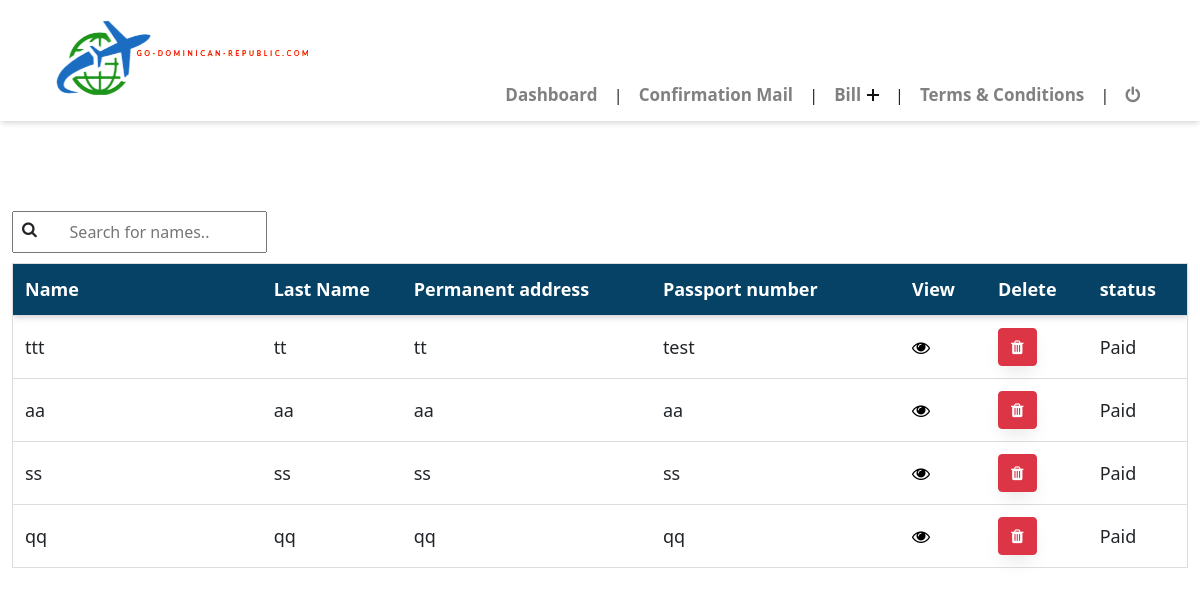
Before: /dashboard.php with the older database file.
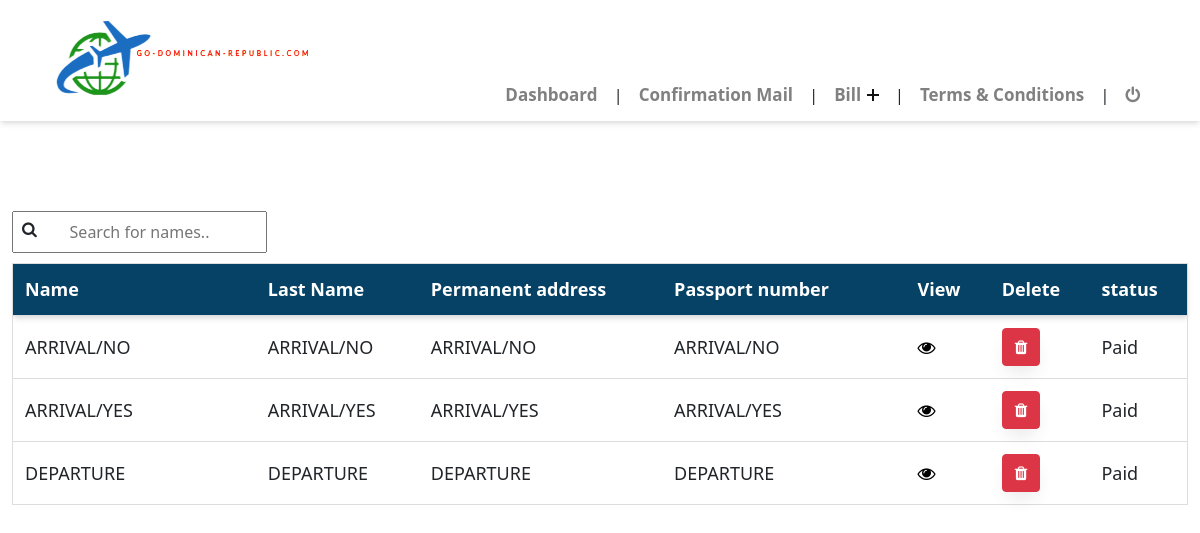
After: the same page with the newer database file.
### tables this page shows
CREATE TABLE IF NOT EXISTS `passager` (
  `id` int(11) NOT NULL AUTO_INCREMENT,
  `noms` varchar(255) DEFAULT NULL,
  `nom_famille` varchar(255) DEFAULT NULL,
  `date_naissance` varchar(255) DEFAULT NULL,
  `genre` varchar(255) DEFAULT NULL,
  `pays_naissance` varchar(255) DEFAULT NULL,
  `pays_nationnalite` varchar(255) DEFAULT NULL,
  `numero_passport` varchar(255) DEFAULT NULL,
  `accept_sejour_hotel` varchar(255) DEFAULT NULL,
  `email` varchar(255) DEFAULT NULL,
  `numero` varchar(255) DEFAULT NULL,
  `stay_hotel` varchar(255) DEFAULT NULL,
  `province` varchar(255) DEFAULT NULL,
  `municipality` varchar(255) DEFAULT NULL,
  `section` varchar(255) DEFAULT NULL,
  `hotel_name` varchar(255) DEFAULT NULL,
  `travel_purpose` varchar(255) DEFAULT NULL,
  `days_staying` varchar(255) DEFAULT NULL,
  `origin_port` varchar(255) DEFAULT NULL,
  `disembarkation_port` varchar(255) DEFAULT NULL,
  `transportation_company` varchar(255) DEFAULT NULL,
  `flight_number` varchar(255) DEFAULT NULL,
  `name_board_port` varchar(255) DEFAULT NULL,
  `flight_date` varchar(255) DEFAULT NULL,
  `accept_condition_generale` varchar(255) DEFAULT NULL,
  `demande_immediat` varchar(255) DEFAULT NULL,
  `profession_id` int(10) UNSIGNED DEFAULT NULL,
  `civilite_id` int(11) DEFAULT NULL,
  `information_adresse_id` int(11) DEFAULT NULL,
  `flight_number_yes` varchar(255) DEFAULT NULL,
  `flight_date_yes` varchar(255) DEFAULT NULL,
  `boarding_port_yes` varchar(255) DEFAULT NULL,
  `flight_number_yes_2` varchar(255) DEFAULT NULL,
  `flight_date_yes_2` varchar(255) DEFAULT NULL,
  `disembarkation_port_yes` varchar(255) DEFAULT NULL,
  `transportation_company_yes` varchar(255) DEFAULT NULL,
  `travel_purpose_yes` varchar(255) DEFAULT NULL,
  `days_staying_yes` varchar(255) DEFAULT NULL,
  `boarding_port_departure` varchar(255) DEFAULT NULL,
  `flight_number_departure` varchar(255) DEFAULT NULL,
  `flight_date_departure` varchar(255) DEFAULT NULL,
  `disemarkation_port_departure` varchar(255) DEFAULT NULL,
  `transportation_company_departure` varchar(255) DEFAULT NULL,
  `travel_purpose_departure` varchar(255) DEFAULT NULL,
  `days_staying_departure` varchar(255) DEFAULT NULL,
  PRIMARY KEY (`id`),
  UNIQUE KEY `id_UNIQUE` (`id`),
  KEY `fk_passager_profession1_idx` (`profession_id`),
  KEY `fk_passager_civilite1_idx` (`civilite_id`),
  KEY `fk_passager_information_adresse1_idx` (`information_adresse_id`)
);

CREATE TABLE IF NOT EXISTS `information_adresse` (
  `id` int(11) NOT NULL AUTO_INCREMENT,
  `adresse_permanent` varchar(255) NOT NULL,
  `ville` varchar(255) NOT NULL,
  `etat` varchar(255) NOT NULL,
  `code_postal` varchar(255) NOT NULL,
  `type_voyage` varchar(255) DEFAULT NULL,
  `is_arret_frequent` varchar(255) NOT NULL,
  PRIMARY KEY (`id`),
  UNIQUE KEY `id_UNIQUE` (`id`)
);

### dashboard.php (the view, shortened to what this page needs)
<!DOCTYPE html>
<html lang="en">
<head>
  <link rel="stylesheet" type="text/css" href="assets/css/table.css">
  <link rel="stylesheet" type="text/css" href="assets/css/style.css">
  <link rel="stylesheet" href="assets/css/button_style.css">
  <link rel="stylesheet" type="text/css" href="assets/bootstrap5/css/bootstrap.css">
  <link rel="stylesheet" type="text/css" href="assets/bootstrap5/css/bootstrap.min.css">
  <link rel="stylesheet" href="assets/css/ionicons.min.css">
  <link rel="stylesheet" type="text/css" href="assets/fonticons/css/font-awesome.css">
  <link rel="stylesheet" type="text/css" href="assets/fonticons/css/font-awesome.min.css">
</head>
<body>
    <?php
    include("dashboard_navbar.php");
    ?>
  <section class="section_top">
    <div class="container-fluid">
      <div class="row">
        <div class="col-md-12">
          <div class="input-icons">
            <i class="fa fa-search icon"></i>
            <input type="text" class="input-field" id="myInput" onkeyup="myFunction()" placeholder="Search for names.." title="Type in a name">
          </div>
          <?php
            $servername = "localhost";
            $username = "root";
            $password = "";
            $dbname = "dominican_republic";
            $conn = new mysqli($servername, $username, $password, $dbname);
            $sql = "SELECT passager.id,passager.noms, passager.nom_famille, passager.information_adresse_id, information_adresse.adresse_permanent, passager.numero_passport FROM passager LEFT JOIN information_adresse ON passager.information_adresse_id = information_adresse.id";
            $result = $conn->query($sql);
            if ($result->num_rows > 0) {
          ?>
          <table id="myTable">
            <tr class="header">
              <th style="width:16%;">Name</th>
              <th style="width:9%;">Last Name</th>
              <th style="width:16%;">Permanent address</th>
              <th style="width:16%;">Passport number</th>
              <th style="width:5%;">View</th>
              <th style="width:5%;">Delete</th>
              <th style="width:5%;">status</th>
            </tr>
          <?php
                while($row = $result->fetch_assoc()) {
                  ?>
            <tr>
              <td><?php echo $row["noms"];?></td>
              <td><?php echo $row["nom_famille"];?></td>
              <td><?php echo $row["adresse_permanent"];?></td>
              <td><?php echo $row["numero_passport"];?></td>
              <td><a href="traitement/voir.php?id=<?= $row["id"]?>"><i class="fa fa-eye" style="color: black;"></i></a></td>
              <td><a href="traitement/delete.php?id=<?= $row["id"]?>"><button class="btn btn-danger" id="suppAlert"><i class="fa fa-trash" style="color: white;"></i></button></a></td>
              <td>Paid</td>
            </tr>
                  <?php
                    }
            } else {
                echo "0 results";
            }
          ?>
          </table>
        </div>
      </div>
    </div>
  </section>
<link rel="stylesheet" href="sweetalert2.min.css">
</body>
</html>

### dashboard_navbar.php (shortened to what this page needs)
<!DOCTYPE html>
<html lang="en">
   <head>
      <link rel="stylesheet" type="text/css" href="assets/css/reset.min.css">
      <link rel="stylesheet" type="text/css" href="assets/css/style.min.css">
      <link rel="stylesheet" type="text/css" href="assets/css/ionicon.min.css">
   </head>
   <body>
      <header class="header">
         <div class="container">
            <div class="wrapper">
               <p><img src="assets/img/logo.png"></p>
               <nav class="navbar">
                  <ul class="menu">
                     <li class="menu-item"><a href="dashboard.php">Dashboard</a></li>
                     <span class="barre_navbar">&#124;</span>
                     <li class="menu-item"><a href="dashboard_mail.php">Confirmation Mail</a></li>
                     <span class="barre_navbar">&#124;</span>
                     <li class="menu-item menu-item-has-children">
                        <a href="" data-toggle="sub-menu">Bill<i class="expand"></i></a>
                     </li>
                     <span class="barre_navbar">&#124;</span>
                     <li class="menu-item"><a href="dashboard_termAndCondition.php">Terms & Conditions</a></li>
                     <span class="barre_navbar">&#124;</span>
                     <li class="menu-item"><a href="login.php"><i class="fa fa-power-off"></i></a></li>
                  </ul>
               </nav>
            </div>
         </div>
      </header>
</body>
</html>

### assets/css/table.css (style rules this page uses)
.input-icons i { position: absolute; }
.input-icons { width: 100%; margin-bottom: 10px; }
.icon { padding: 10px; min-width: 40px; }
.input-field { padding: 10px; text-align: center; }
#myTable { border-collapse: collapse; width: 100%; border: 1px solid #ddd; font-size: 18px; }
#myTable th, #myTable td { text-align: left; padding: 12px; }
#myTable th { color: white; background-color: #064266; }
#myTable tr { border-bottom: 1px solid #ddd; }
#myTable tr.header, #myTable tr:hover { background-color: lightgrey; }
i { cursor: pointer; }

### assets/css/style.css (style rules this page uses)
p { text-align: center; font-family: "Poppins", Arial, sans-serif; }
.section_top { padding-top: 90px; padding-bottom: 75px; }
.menu { margin-top: 56px; margin-bottom: -13px; }

Changed rows visible on the page:
removed passager: noms "ttt", nom_famille "tt", information_adresse.adresse_permanent "tt", numero_passport "test"
removed passager: noms "aa", nom_famille "aa", information_adresse.adresse_permanent "aa", numero_passport "aa"
removed passager: noms "ss", nom_famille "ss", information_adresse.adresse_permanent "ss", numero_passport "ss"
removed passager: noms "qq", nom_famille "qq", information_adresse.adresse_permanent "qq", numero_passport "qq"
added passager: noms "ARRIVAL/NO", nom_famille "ARRIVAL/NO", information_adresse.adresse_permanent "ARRIVAL/NO", numero_passport "ARRIVAL/NO"
added passager: noms "ARRIVAL/YES", nom_famille "ARRIVAL/YES", information_adresse.adresse_permanent "ARRIVAL/YES", numero_passport "ARRIVAL/YES"
added passager: noms "DEPARTURE", nom_famille "DEPARTURE", information_adresse.adresse_permanent "DEPARTURE", numero_passport "DEPARTURE"
